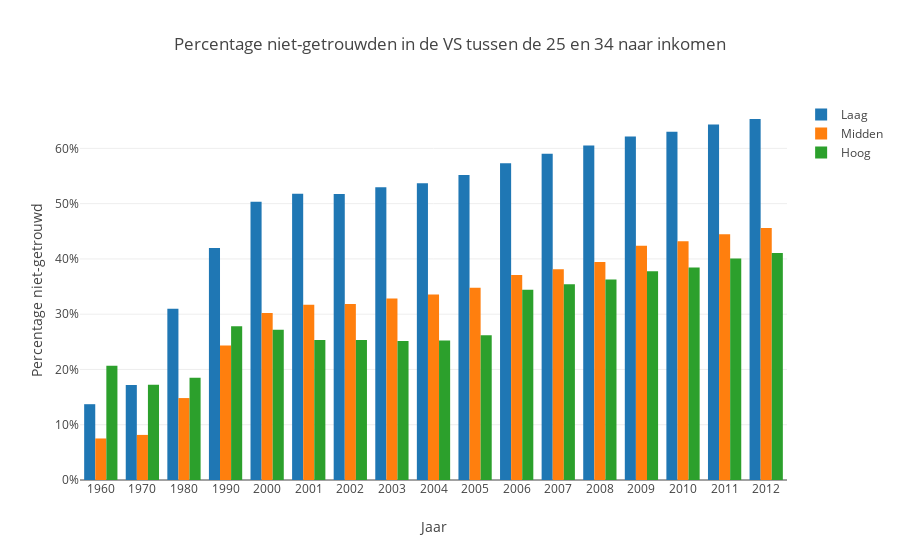

Notebook source saved alongside this figure:
### Markdown cell above
## Opdracht 1

Aan jou is het nu, om voor de eerste opdracht een grouped bar chart te maken op basis van deze dataset, waarbij de groepen bestaan uit drie verschillende inkomensgroepen (`poor`, `mid`, en `rich`)

<img src="groupedbar.png">

**Vereisten:**
- Plot titel
- As labels
- Legenda met correcte namen
- Gegroupeerde en gekleurde bars voor elke inkomensgroep
- Geheel met plot.ly
- Op basis van de data uit het csv bestand

### Code cell
# Maak drie verschillende traces voor de verschillende inkomensklasses

trace1 = go.Bar(
    x=df['year'],
    y=df['poor'],
    name='Laag'
)

trace2 = go.Bar(
    x=df['year'],
    y=df['mid'],
    name='Midden'
)

trace3 = go.Bar(
    x=df['year'],
    y=df['rich'],
    name='Hoog'
)

layout = go.Layout(
    title=go.layout.Title(
        text='Percentage niet-getrouwden in de VS tussen de 25 en 34 naar inkomen',
    ),
    barmode='group',
    xaxis=go.layout.XAxis(
        type='category', # het type van de X as is categorisch
        title=go.layout.xaxis.Title(
            text='Jaar',
        ),
    ),
    yaxis = go.layout.YAxis(
        tickformat = ',.0%', # toon als percentage
        title=go.layout.yaxis.Title(
            text='Percentage niet-getrouwd',
        ),
    )
)

fig = go.Figure(data=[trace1, trace2, trace3], layout=layout)
iplot(fig)

### Figure 1 — Plotly figure (JSON) as saved in the notebook; plotly's stock layout.template omitted (floating-point values rounded to 4 significant figures)
{"data": [{"name": "Laag", "type": "bar", "uid": "ca040f2c-2403-4df8-9a64-c480f637ac53", "x": [1960, 1970, 1980, 1990, 2000, 2001, 2002, 2003, 2004, 2005, 2006, 2007, 2008, 2009, 2010, 2011, 2012], "y": [0.1372, 0.1717, 0.3101, 0.4199, 0.5034, 0.5179, 0.5174, 0.5297, 0.5368, 0.5519, 0.573, 0.5905, 0.6054, 0.6213, 0.6302, 0.6431, 0.6532]}, {"name": "Midden", "type": "bar", "uid": "a6eccc85-5c5a-4206-bc2b-5046c34d02b8", "x": [1960, 1970, 1980, 1990, 2000, 2001, 2002, 2003, 2004, 2005, 2006, 2007, 2008, 2009, 2010, 2011, 2012], "y": [0.07515, 0.08159, 0.1483, 0.2432, 0.302, 0.3172, 0.3182, 0.3282, 0.3356, 0.3477, 0.3708, 0.3813, 0.3942, 0.424, 0.4319, 0.4445, 0.4561]}, {"name": "Hoog", "type": "bar", "uid": "87f8dffb-b6b6-4db0-aa12-d6d7cf745317", "x": [1960, 1970, 1980, 1990, 2000, 2001, 2002, 2003, 2004, 2005, 2006, 2007, 2008, 2009, 2010, 2011, 2012], "y": [0.2067, 0.1724, 0.1851, 0.2783, 0.2717, 0.2532, 0.2535, 0.2516, 0.2523, 0.262, 0.3443, 0.3544, 0.3626, 0.3775, 0.3847, 0.4008, 0.4106]}], "layout": {"barmode": "group", "title": {"text": "Percentage niet-getrouwden in de VS tussen de 25 en 34 naar inkomen"}, "xaxis": {"title": {"text": "Jaar"}, "type": "category"}, "yaxis": {"tickformat": ",.0%", "title": {"text": "Percentage niet-getrouwd"}}}}
